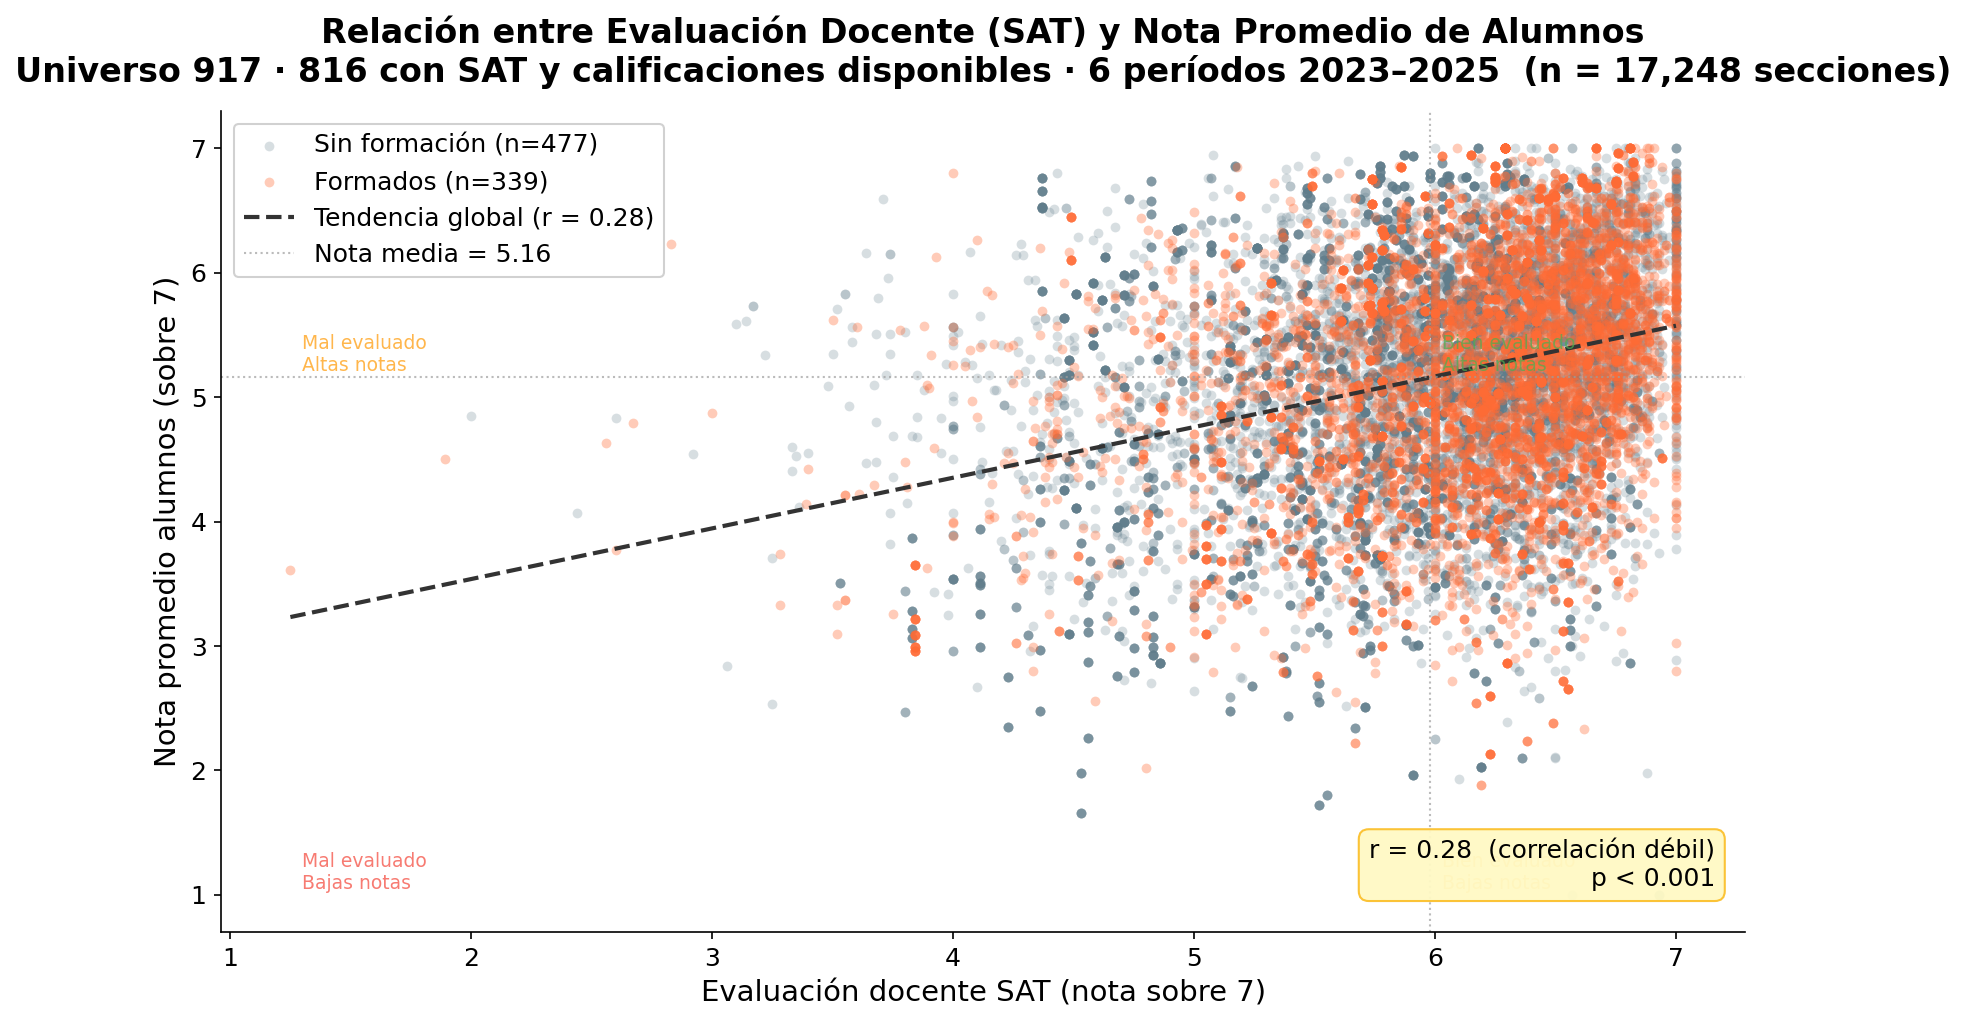

The script that saved this image:
import sys; sys.stdout.reconfigure(encoding="utf-8")
import pandas as pd
import matplotlib.pyplot as plt
import matplotlib
import numpy as np
from numpy.polynomial import polynomial as P
import os

BASE = os.path.dirname(__file__)
CSV  = os.path.join(BASE, "..", "PROCESADO", "scatter_sat_notas.csv")
OUT  = os.path.join(BASE, "G8_scatter_sat_notas_918.png")

df = pd.read_csv(CSV, encoding="utf-8-sig")

matplotlib.rcParams.update({
    "font.family": "DejaVu Sans",
    "font.size": 13, "axes.titlesize": 16, "axes.labelsize": 14,
    "xtick.labelsize": 12, "ytick.labelsize": 12, "legend.fontsize": 12,
})

fig, ax = plt.subplots(figsize=(11, 7))

# Scatter por grupo
for formado, color, label, marker, alpha in [
    (False, "#607D8B", "Sin formación (n={:,})".format(df[df["formado"]==False]["rut_docente"].nunique()), "o", 0.25),
    (True,  "#FF6B35", "Formados (n={:,})".format(df[df["formado"]==True]["rut_docente"].nunique()),       "o", 0.35),
]:
    sub = df[df["formado"] == formado]
    ax.scatter(sub["sat"], sub["nota_promedio"], c=color, alpha=alpha,
               marker=marker, s=22, label=label, linewidths=0)

# Línea de tendencia global
r = df["sat"].corr(df["nota_promedio"])
coeffs = np.polyfit(df["sat"], df["nota_promedio"], 1)
x_line = np.linspace(df["sat"].min(), df["sat"].max(), 200)
ax.plot(x_line, np.polyval(coeffs, x_line), color="#333333",
        linewidth=2, linestyle="--", label=f"Tendencia global (r = {r:.2f})")
p = 0.001  # p < 0.001 confirmado por tamaño muestral

# Líneas de referencia
ax.axhline(df["nota_promedio"].mean(), color="#9E9E9E", linewidth=1,
           linestyle=":", alpha=0.7, label=f'Nota media = {df["nota_promedio"].mean():.2f}')
ax.axvline(df["sat"].mean(), color="#9E9E9E", linewidth=1,
           linestyle=":", alpha=0.7)

# Cuadrantes — etiquetas
x_mid = df["sat"].mean(); y_mid = df["nota_promedio"].mean()
ax.text(x_mid + 0.05, y_mid + 0.05, "Bien evaluado\nAltas notas",
        fontsize=9, color="#4CAF50", alpha=0.7, ha="left")
ax.text(df["sat"].min() + 0.05, y_mid + 0.05, "Mal evaluado\nAltas notas",
        fontsize=9, color="#FF9800", alpha=0.7, ha="left")
ax.text(x_mid + 0.05, df["nota_promedio"].min() + 0.05, "Bien evaluado\nBajas notas",
        fontsize=9, color="#FF9800", alpha=0.7, ha="left")
ax.text(df["sat"].min() + 0.05, df["nota_promedio"].min() + 0.05, "Mal evaluado\nBajas notas",
        fontsize=9, color="#F44336", alpha=0.7, ha="left")

ax.set_xlabel("Evaluación docente SAT (nota sobre 7)")
ax.set_ylabel("Nota promedio alumnos (sobre 7)")
n_doc = df["rut_docente"].nunique()
ax.set_title(f"Relación entre Evaluación Docente (SAT) y Nota Promedio de Alumnos\nUniverso 917 · {n_doc} con SAT y calificaciones disponibles · 6 períodos 2023–2025  (n = {len(df):,} secciones)",
             pad=14, fontweight="bold")
ax.legend(loc="upper left", framealpha=0.9)
ax.spines["top"].set_visible(False)
ax.spines["right"].set_visible(False)

# Caja con r
ax.text(0.98, 0.05,
        f"r = {r:.2f}  (correlación débil)\np < 0.001",
        transform=ax.transAxes, ha="right", va="bottom", fontsize=12,
        bbox=dict(boxstyle="round,pad=0.4", facecolor="#FFF9C4",
                  edgecolor="#FBC02D", alpha=0.95))

plt.tight_layout()
plt.savefig(OUT, dpi=150, bbox_inches="tight")
plt.close()
print(f"Guardado: {OUT}")
print(f"r = {r:.3f} | p = {p:.2e} | n secciones = {len(df):,}")
